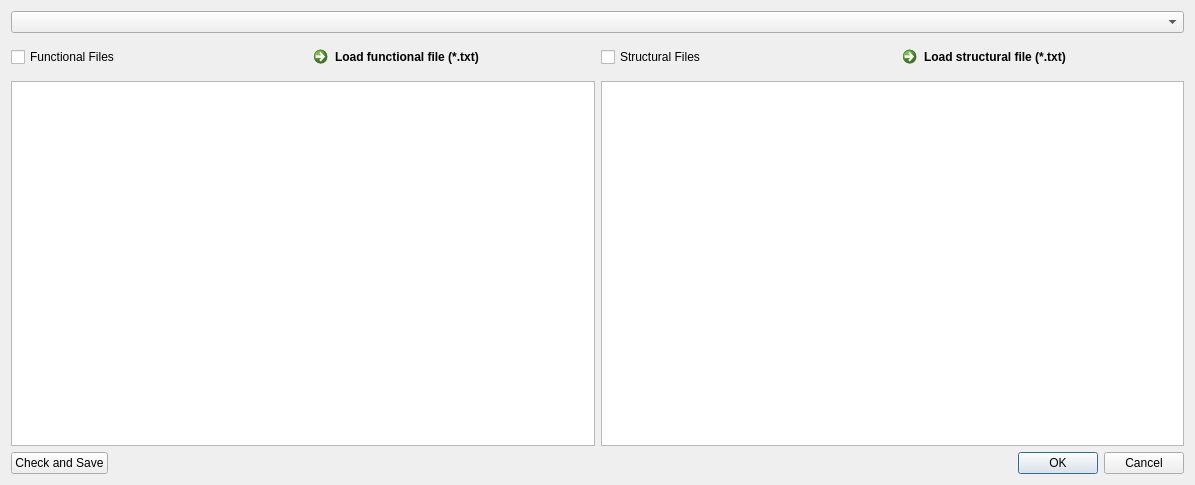
<?xml version="1.0" encoding="UTF-8"?>
<ui version="4.0">
 <class>EditList</class>
 <widget class="QDialog" name="EditList">
  <property name="geometry">
   <rect>
    <x>0</x>
    <y>0</y>
    <width>1195</width>
    <height>485</height>
   </rect>
  </property>
  <property name="windowTitle">
   <string>Dialog</string>
  </property>
  <layout class="QVBoxLayout" name="verticalLayout">
   <item>
    <widget class="QComboBox" name="comboBox"/>
   </item>
   <item>
    <layout class="QHBoxLayout" name="horizontalLayout_3">
     <item>
      <widget class="QCheckBox" name="checkBox">
       <property name="text">
        <string>Functional Files</string>
       </property>
      </widget>
     </item>
     <item>
      <widget class="QCommandLinkButton" name="ld_funcFile">
       <property name="text">
        <string>Load functional file (*.txt)</string>
       </property>
      </widget>
     </item>
     <item>
      <widget class="QCheckBox" name="checkBox_2">
       <property name="text">
        <string>Structural Files</string>
       </property>
      </widget>
     </item>
     <item>
      <widget class="QCommandLinkButton" name="ld_StrFile">
       <property name="text">
        <string>Load structural file (*.txt)</string>
       </property>
      </widget>
     </item>
    </layout>
   </item>
   <item>
    <layout class="QHBoxLayout" name="horizontalLayout_2">
     <item>
      <widget class="QPlainTextEdit" name="TextEdit_Functional"/>
     </item>
     <item>
      <widget class="QPlainTextEdit" name="TextEdit_Structural"/>
     </item>
    </layout>
   </item>
   <item>
    <layout class="QHBoxLayout" name="horizontalLayout">
     <item>
      <widget class="QPushButton" name="pushButton_Save">
       <property name="text">
        <string>Check and Save</string>
       </property>
      </widget>
     </item>
     <item>
      <widget class="QDialogButtonBox" name="buttonBox_OK">
       <property name="orientation">
        <enum>Qt::Horizontal</enum>
       </property>
       <property name="standardButtons">
        <set>QDialogButtonBox::Cancel|QDialogButtonBox::Ok</set>
       </property>
      </widget>
     </item>
    </layout>
   </item>
  </layout>
 </widget>
 <resources/>
 <connections>
  <connection>
   <sender>buttonBox_OK</sender>
   <signal>rejected()</signal>
   <receiver>EditList</receiver>
   <slot>reject()</slot>
   <hints>
    <hint type="sourcelabel">
     <x>316</x>
     <y>260</y>
    </hint>
    <hint type="destinationlabel">
     <x>286</x>
     <y>274</y>
    </hint>
   </hints>
  </connection>
  <connection>
   <sender>buttonBox_OK</sender>
   <signal>accepted()</signal>
   <receiver>EditList</receiver>
   <slot>accept()</slot>
   <hints>
    <hint type="sourcelabel">
     <x>248</x>
     <y>254</y>
    </hint>
    <hint type="destinationlabel">
     <x>157</x>
     <y>274</y>
    </hint>
   </hints>
  </connection>
 </connections>
</ui>
